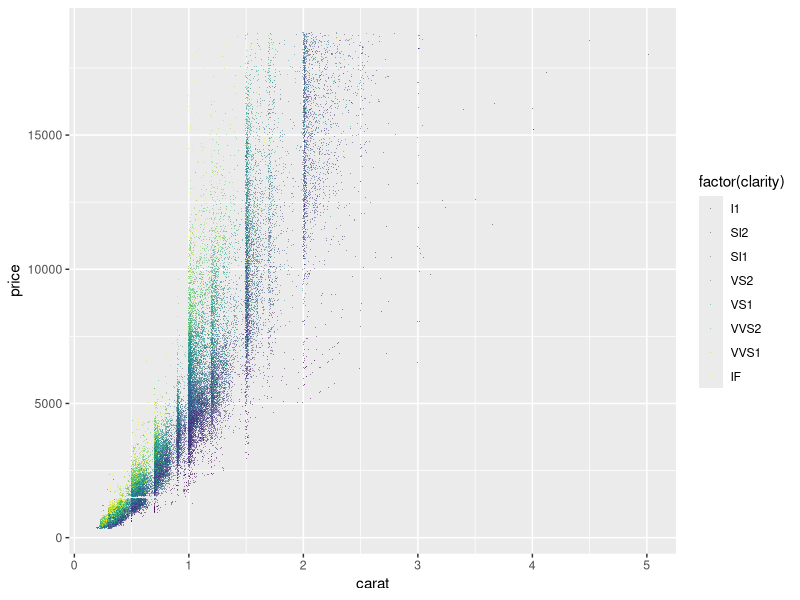
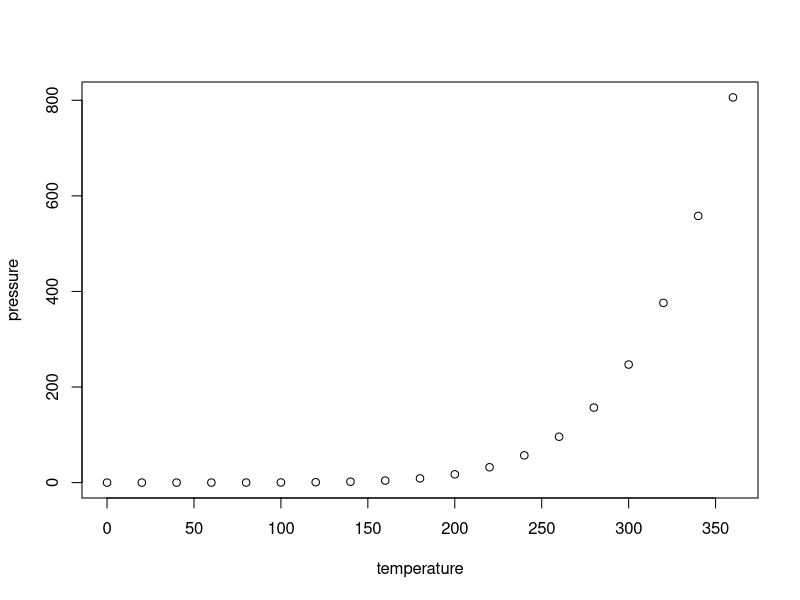

Reproduce these figures in R, in order.
## ---- chunk 1
knitr::opts_chunk$set(echo = TRUE)
## ---- chunk 2
library(tidyverse)
library(ggplot2)
library(munsell)
library(RColorBrewer)
library(Hmisc)
## ---- chunk 3
glimpse(diamonds)
## ---- chunk 4
g1 <- ggplot(diamonds, aes(carat, price, color = factor(clarity))) + geom_jitter(shape = ".", alpha = 0.5)

g1
## ---- chunk 5
plot(pressure)
